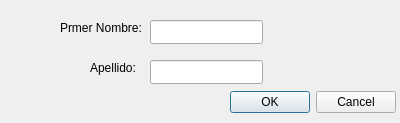
<?xml version="1.0" encoding="UTF-8"?>
<ui version="4.0">
 <class>Eliminar</class>
 <widget class="QDialog" name="Eliminar">
  <property name="geometry">
   <rect>
    <x>0</x>
    <y>0</y>
    <width>400</width>
    <height>123</height>
   </rect>
  </property>
  <property name="windowTitle">
   <string>Dialog</string>
  </property>
  <widget class="QLabel" name="label">
   <property name="geometry">
    <rect>
     <x>60</x>
     <y>20</y>
     <width>91</width>
     <height>16</height>
    </rect>
   </property>
   <property name="text">
    <string>Prmer Nombre: </string>
   </property>
  </widget>
  <widget class="QLineEdit" name="EliminarNombre">
   <property name="geometry">
    <rect>
     <x>150</x>
     <y>20</y>
     <width>113</width>
     <height>24</height>
    </rect>
   </property>
  </widget>
  <widget class="QLabel" name="label_2">
   <property name="geometry">
    <rect>
     <x>90</x>
     <y>60</y>
     <width>51</width>
     <height>16</height>
    </rect>
   </property>
   <property name="text">
    <string>Apellido:</string>
   </property>
  </widget>
  <widget class="QLineEdit" name="EliminarApellido">
   <property name="geometry">
    <rect>
     <x>150</x>
     <y>60</y>
     <width>113</width>
     <height>24</height>
    </rect>
   </property>
  </widget>
  <widget class="QDialogButtonBox" name="ConfEliminar">
   <property name="geometry">
    <rect>
     <x>230</x>
     <y>90</y>
     <width>166</width>
     <height>24</height>
    </rect>
   </property>
   <property name="standardButtons">
    <set>QDialogButtonBox::StandardButton::Cancel|QDialogButtonBox::StandardButton::Ok</set>
   </property>
  </widget>
 </widget>
 <resources/>
 <connections/>
</ui>
